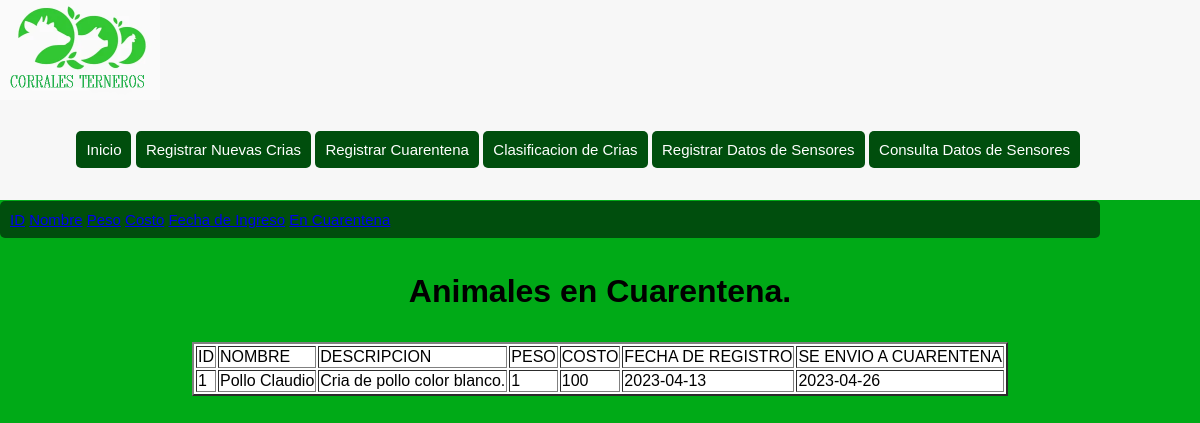
The app's page /ProcesosPHP/ConsultaCriasCuarentena.php with its own data.
### tables this page shows
CREATE TABLE `crias` (
  `ID` int(11) NOT NULL,
  `NOMBRE` varchar(50) NOT NULL,
  `DESCRIPCION` text DEFAULT NULL,
  `PESO` decimal(11,0) NOT NULL,
  `COSTO` double NOT NULL,
  `ESTADO` tinyint(1) NOT NULL DEFAULT 0,
  `FECHA_REGISTRO` date DEFAULT NULL,
  `ID_proveedor` int(11) NOT NULL,
  `PROVEEDOR` varchar(50) NOT NULL,
  `CUARENTENA` date DEFAULT NULL
);

### ProcesosPHP/ConsultaCriasCuarentena.php (the view, shortened to what this page needs)
<?php
	include 'Conexion.php';
	$VERIFICAR = "SELECT * FROM crias LIMIT 1";
	$RESULTADO = mysqli_query($conexion, $VERIFICAR);
	$EXISTE = mysqli_num_rows($RESULTADO);
	if ($EXISTE === 1)
	{
		?>
		<!DOCTYPE html>
		<html>
		<head>
			<link rel = "stylesheet" href = "../DiseñosCSS/DiseñoConsulta.css">
		</head>
		<body>
		    <header>
		       <div class="wrapper">
			   <div class="Logo">
				<img src="../Imagenes/logo.PNG" width="160px" height="100px">
			    </div>
			     <br>
			    <nav>
				<a href="../FormulariosHTML/PaginaInicio.html">Inicio</a>
				<a href="../ProcesosPHP/RegistroCrias.php">Registrar Nuevas Crias</a>
				<a href="../ProcesosPHP/RegistroCuarentena.php">Registrar Cuarentena</a>
				<a href="../FormulariosHTML/Consulta.html">Clasificacion de Crias</a>
				<a href="../ProcesosPHP/RegistroSensores.php">Registrar Datos de Sensores</a>
				<a href="../ProcesosPHP/ConsultaSensores.php">Consulta Datos de Sensores</a>
			    </nav>
	        </header>
			<nav class = "wrapper2">
		     <a href="../ProcesosPHP/ConsultaCriasID.php">ID</a>
		     <a href="../ProcesosPHP/ConsultaCriasNombre.php">Nombre</a>
		     <a href="../ProcesosPHP/ConsultaCriasPeso.php">Peso</a>
		     <a href="../ProcesosPHP/ConsultaCriasCosto.php">Costo</a>
		     <a href="../ProcesosPHP/ConsultaCriasFecha.php">Fecha de Ingreso</a>
		     <a href="../ProcesosPHP/ConsultaCriasCuarentena.php">En Cuarentena</a>
	        </nav>
			<br>
			<h1>Animales en Cuarentena.</h1>
			<div class="table-responsive">
				<table border = "2">
					<tr class = "Cuarentena">
						<td>ID</td>
						<td>NOMBRE</td>
						<td>DESCRIPCION</td>
						<td>PESO</td>
						<td>COSTO</td>
						<td>FECHA DE REGISTRO</td>
						<td>SE ENVIO A CUARENTENA</td>
					</tr>
					<?php
					$SQL = "select * from crias WHERE ESTADO = 1 order by ID";
					$RESULTADO = mysqli_query($conexion, $SQL);
					while ($columna = mysqli_fetch_array($RESULTADO))
					{
					?>
						<tr class = "Datos">
							<td> <?php echo $columna['ID'] ?> </td>
							<td> <?php echo $columna['NOMBRE'] ?> </td>
							<td> <?php echo $columna['DESCRIPCION'] ?> </td>
							<td> <?php echo $columna['PESO'] ?> </td>
							<td> <?php echo $columna['COSTO'] ?> </td>
							<td> <?php echo $columna['FECHA_REGISTRO'] ?> </td>
							<td> <?php echo $columna['CUARENTENA'] ?> </td>
						</tr>
					<?php
					}
					?>
				</table>
		</body>
	    </html>
		<?php
	}
?>

### DiseñosCSS/DiseñoConsulta.css (style rules this page uses)
body { margin: 0; font-family: sans-serif; font-weight: 300; background: #00aa17; }
header { width: 100%; background: rgb(247, 247, 247); overflow: hidden; margin-bottom: 1px; }
.wrapper { width: 90%; max-width: 1920px; overflow: hidden; }
header .Logo { line-height:1px; float: left; }
header nav { line-height:100px; float: right; }
header nav a { display: inline-block; background: rgb(0, 78, 13); color: rgb(255, 255, 255); text-decoration: none; font-size: 15px; font-family: sans-serif; padding: 10px 10px; line-height: normal; border-radius: 5px; }
h1 { font-family: sans-serif; text-align: center; padding: 10px; }
.wrapper2 { width: 90%; max-width: 1920px; overflow: hidden; display: inline-block; background: rgb(0, 78, 13); color: rgb(255, 255, 255); text-decoration: none; font-size: 15px; font-family: sans-serif; padding: 10px 10px; line-height: normal; border-radius: 5px; }
table { margin: 0 auto; background-color: white; }

### records on screen
crias: ID "1", NOMBRE "Pollo Claudio", DESCRIPCION "Cria de pollo color blanco.", PESO "1", COSTO "100", FECHA_REGISTRO "2023-04-13", CUARENTENA "2023-04-26"
